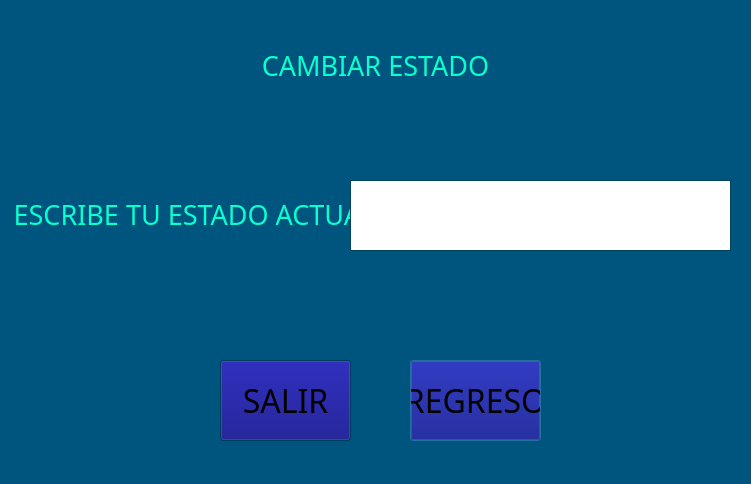
<?xml version="1.0" encoding="UTF-8"?>
<ui version="4.0">
 <class>ayuda</class>
 <widget class="QDialog" name="ayuda">
  <property name="geometry">
   <rect>
    <x>0</x>
    <y>0</y>
    <width>751</width>
    <height>484</height>
   </rect>
  </property>
  <property name="palette">
   <palette>
    <active>
     <colorrole role="WindowText">
      <brush brushstyle="SolidPattern">
       <color alpha="255">
        <red>10</red>
        <green>255</green>
        <blue>206</blue>
       </color>
      </brush>
     </colorrole>
     <colorrole role="Button">
      <brush brushstyle="SolidPattern">
       <color alpha="255">
        <red>0</red>
        <green>0</green>
        <blue>127</blue>
       </color>
      </brush>
     </colorrole>
     <colorrole role="Text">
      <brush brushstyle="SolidPattern">
       <color alpha="255">
        <red>10</red>
        <green>255</green>
        <blue>206</blue>
       </color>
      </brush>
     </colorrole>
     <colorrole role="ButtonText">
      <brush brushstyle="SolidPattern">
       <color alpha="255">
        <red>10</red>
        <green>255</green>
        <blue>206</blue>
       </color>
      </brush>
     </colorrole>
     <colorrole role="Base">
      <brush brushstyle="SolidPattern">
       <color alpha="255">
        <red>0</red>
        <green>85</green>
        <blue>127</blue>
       </color>
      </brush>
     </colorrole>
     <colorrole role="Window">
      <brush brushstyle="SolidPattern">
       <color alpha="255">
        <red>0</red>
        <green>85</green>
        <blue>127</blue>
       </color>
      </brush>
     </colorrole>
     <colorrole role="PlaceholderText">
      <brush brushstyle="SolidPattern">
       <color alpha="128">
        <red>10</red>
        <green>255</green>
        <blue>206</blue>
       </color>
      </brush>
     </colorrole>
    </active>
    <inactive>
     <colorrole role="WindowText">
      <brush brushstyle="SolidPattern">
       <color alpha="255">
        <red>10</red>
        <green>255</green>
        <blue>206</blue>
       </color>
      </brush>
     </colorrole>
     <colorrole role="Button">
      <brush brushstyle="SolidPattern">
       <color alpha="255">
        <red>0</red>
        <green>0</green>
        <blue>127</blue>
       </color>
      </brush>
     </colorrole>
     <colorrole role="Text">
      <brush brushstyle="SolidPattern">
       <color alpha="255">
        <red>10</red>
        <green>255</green>
        <blue>206</blue>
       </color>
      </brush>
     </colorrole>
     <colorrole role="ButtonText">
      <brush brushstyle="SolidPattern">
       <color alpha="255">
        <red>10</red>
        <green>255</green>
        <blue>206</blue>
       </color>
      </brush>
     </colorrole>
     <colorrole role="Base">
      <brush brushstyle="SolidPattern">
       <color alpha="255">
        <red>0</red>
        <green>85</green>
        <blue>127</blue>
       </color>
      </brush>
     </colorrole>
     <colorrole role="Window">
      <brush brushstyle="SolidPattern">
       <color alpha="255">
        <red>0</red>
        <green>85</green>
        <blue>127</blue>
       </color>
      </brush>
     </colorrole>
     <colorrole role="PlaceholderText">
      <brush brushstyle="SolidPattern">
       <color alpha="128">
        <red>10</red>
        <green>255</green>
        <blue>206</blue>
       </color>
      </brush>
     </colorrole>
    </inactive>
    <disabled>
     <colorrole role="WindowText">
      <brush brushstyle="SolidPattern">
       <color alpha="255">
        <red>120</red>
        <green>120</green>
        <blue>120</blue>
       </color>
      </brush>
     </colorrole>
     <colorrole role="Button">
      <brush brushstyle="SolidPattern">
       <color alpha="255">
        <red>0</red>
        <green>0</green>
        <blue>127</blue>
       </color>
      </brush>
     </colorrole>
     <colorrole role="Text">
      <brush brushstyle="SolidPattern">
       <color alpha="255">
        <red>120</red>
        <green>120</green>
        <blue>120</blue>
       </color>
      </brush>
     </colorrole>
     <colorrole role="ButtonText">
      <brush brushstyle="SolidPattern">
       <color alpha="255">
        <red>120</red>
        <green>120</green>
        <blue>120</blue>
       </color>
      </brush>
     </colorrole>
     <colorrole role="Base">
      <brush brushstyle="SolidPattern">
       <color alpha="255">
        <red>0</red>
        <green>85</green>
        <blue>127</blue>
       </color>
      </brush>
     </colorrole>
     <colorrole role="Window">
      <brush brushstyle="SolidPattern">
       <color alpha="255">
        <red>0</red>
        <green>85</green>
        <blue>127</blue>
       </color>
      </brush>
     </colorrole>
     <colorrole role="PlaceholderText">
      <brush brushstyle="SolidPattern">
       <color alpha="128">
        <red>0</red>
        <green>0</green>
        <blue>0</blue>
       </color>
      </brush>
     </colorrole>
    </disabled>
   </palette>
  </property>
  <property name="font">
   <font>
    <family>Agency FB</family>
    <pointsize>24</pointsize>
   </font>
  </property>
  <property name="cursor">
   <cursorShape>CrossCursor</cursorShape>
  </property>
  <property name="contextMenuPolicy">
   <enum>Qt::DefaultContextMenu</enum>
  </property>
  <property name="windowTitle">
   <string>Dialog</string>
  </property>
  <widget class="QWidget" name="verticalLayoutWidget">
   <property name="geometry">
    <rect>
     <x>0</x>
     <y>0</y>
     <width>751</width>
     <height>131</height>
    </rect>
   </property>
   <layout class="QVBoxLayout" name="verticalLayout_2">
    <item>
     <widget class="QLabel" name="label_2">
      <property name="sizePolicy">
       <sizepolicy hsizetype="Preferred" vsizetype="Preferred">
        <horstretch>50</horstretch>
        <verstretch>50</verstretch>
       </sizepolicy>
      </property>
      <property name="minimumSize">
       <size>
        <width>50</width>
        <height>50</height>
       </size>
      </property>
      <property name="font">
       <font>
        <family>Agency FB</family>
        <pointsize>20</pointsize>
       </font>
      </property>
      <property name="cursor">
       <cursorShape>CrossCursor</cursorShape>
      </property>
      <property name="frameShape">
       <enum>QFrame::NoFrame</enum>
      </property>
      <property name="frameShadow">
       <enum>QFrame::Plain</enum>
      </property>
      <property name="lineWidth">
       <number>1200</number>
      </property>
      <property name="midLineWidth">
       <number>20</number>
      </property>
      <property name="text">
       <string>&lt;html&gt;&lt;head/&gt;&lt;body&gt;&lt;p align=&quot;center&quot;&gt;CAMBIAR ESTADO&lt;/p&gt;&lt;/body&gt;&lt;/html&gt;</string>
      </property>
      <property name="alignment">
       <set>Qt::AlignCenter</set>
      </property>
      <property name="wordWrap">
       <bool>true</bool>
      </property>
     </widget>
    </item>
   </layout>
  </widget>
  <widget class="QPushButton" name="pushButton_2">
   <property name="geometry">
    <rect>
     <x>410</x>
     <y>360</y>
     <width>131</width>
     <height>81</height>
    </rect>
   </property>
   <property name="palette">
    <palette>
     <active>
      <colorrole role="Button">
       <brush brushstyle="SolidPattern">
        <color alpha="255">
         <red>0</red>
         <green>0</green>
         <blue>127</blue>
        </color>
       </brush>
      </colorrole>
      <colorrole role="ButtonText">
       <brush brushstyle="SolidPattern">
        <color alpha="255">
         <red>14</red>
         <green>255</green>
         <blue>175</blue>
        </color>
       </brush>
      </colorrole>
      <colorrole role="Base">
       <brush brushstyle="SolidPattern">
        <color alpha="255">
         <red>0</red>
         <green>0</green>
         <blue>127</blue>
        </color>
       </brush>
      </colorrole>
      <colorrole role="ToolTipBase">
       <brush brushstyle="SolidPattern">
        <color alpha="255">
         <red>0</red>
         <green>0</green>
         <blue>127</blue>
        </color>
       </brush>
      </colorrole>
     </active>
     <inactive>
      <colorrole role="Button">
       <brush brushstyle="SolidPattern">
        <color alpha="255">
         <red>0</red>
         <green>0</green>
         <blue>127</blue>
        </color>
       </brush>
      </colorrole>
      <colorrole role="ButtonText">
       <brush brushstyle="SolidPattern">
        <color alpha="255">
         <red>0</red>
         <green>0</green>
         <blue>0</blue>
        </color>
       </brush>
      </colorrole>
      <colorrole role="Base">
       <brush brushstyle="SolidPattern">
        <color alpha="255">
         <red>0</red>
         <green>0</green>
         <blue>127</blue>
        </color>
       </brush>
      </colorrole>
      <colorrole role="ToolTipBase">
       <brush brushstyle="SolidPattern">
        <color alpha="255">
         <red>0</red>
         <green>0</green>
         <blue>127</blue>
        </color>
       </brush>
      </colorrole>
     </inactive>
     <disabled>
      <colorrole role="Button">
       <brush brushstyle="SolidPattern">
        <color alpha="255">
         <red>0</red>
         <green>0</green>
         <blue>127</blue>
        </color>
       </brush>
      </colorrole>
      <colorrole role="ButtonText">
       <brush brushstyle="SolidPattern">
        <color alpha="255">
         <red>10</red>
         <green>255</green>
         <blue>206</blue>
        </color>
       </brush>
      </colorrole>
      <colorrole role="Base">
       <brush brushstyle="SolidPattern">
        <color alpha="255">
         <red>0</red>
         <green>85</green>
         <blue>127</blue>
        </color>
       </brush>
      </colorrole>
      <colorrole role="ToolTipBase">
       <brush brushstyle="SolidPattern">
        <color alpha="255">
         <red>0</red>
         <green>0</green>
         <blue>127</blue>
        </color>
       </brush>
      </colorrole>
     </disabled>
    </palette>
   </property>
   <property name="font">
    <font>
     <family>Agency FB</family>
     <pointsize>24</pointsize>
    </font>
   </property>
   <property name="cursor">
    <cursorShape>CrossCursor</cursorShape>
   </property>
   <property name="text">
    <string>REGRESO</string>
   </property>
   <property name="icon">
    <iconset>
     <normaloff>salir.png</normaloff>salir.png</iconset>
   </property>
   <property name="iconSize">
    <size>
     <width>40</width>
     <height>40</height>
    </size>
   </property>
  </widget>
  <widget class="QPushButton" name="pushButton">
   <property name="geometry">
    <rect>
     <x>220</x>
     <y>360</y>
     <width>131</width>
     <height>81</height>
    </rect>
   </property>
   <property name="palette">
    <palette>
     <active>
      <colorrole role="Button">
       <brush brushstyle="SolidPattern">
        <color alpha="255">
         <red>0</red>
         <green>0</green>
         <blue>127</blue>
        </color>
       </brush>
      </colorrole>
      <colorrole role="ButtonText">
       <brush brushstyle="SolidPattern">
        <color alpha="255">
         <red>14</red>
         <green>255</green>
         <blue>175</blue>
        </color>
       </brush>
      </colorrole>
      <colorrole role="Base">
       <brush brushstyle="SolidPattern">
        <color alpha="255">
         <red>0</red>
         <green>0</green>
         <blue>127</blue>
        </color>
       </brush>
      </colorrole>
      <colorrole role="ToolTipBase">
       <brush brushstyle="SolidPattern">
        <color alpha="255">
         <red>0</red>
         <green>0</green>
         <blue>127</blue>
        </color>
       </brush>
      </colorrole>
     </active>
     <inactive>
      <colorrole role="Button">
       <brush brushstyle="SolidPattern">
        <color alpha="255">
         <red>0</red>
         <green>0</green>
         <blue>127</blue>
        </color>
       </brush>
      </colorrole>
      <colorrole role="ButtonText">
       <brush brushstyle="SolidPattern">
        <color alpha="255">
         <red>0</red>
         <green>0</green>
         <blue>0</blue>
        </color>
       </brush>
      </colorrole>
      <colorrole role="Base">
       <brush brushstyle="SolidPattern">
        <color alpha="255">
         <red>0</red>
         <green>0</green>
         <blue>127</blue>
        </color>
       </brush>
      </colorrole>
      <colorrole role="ToolTipBase">
       <brush brushstyle="SolidPattern">
        <color alpha="255">
         <red>0</red>
         <green>0</green>
         <blue>127</blue>
        </color>
       </brush>
      </colorrole>
     </inactive>
     <disabled>
      <colorrole role="Button">
       <brush brushstyle="SolidPattern">
        <color alpha="255">
         <red>0</red>
         <green>0</green>
         <blue>127</blue>
        </color>
       </brush>
      </colorrole>
      <colorrole role="ButtonText">
       <brush brushstyle="SolidPattern">
        <color alpha="255">
         <red>10</red>
         <green>255</green>
         <blue>206</blue>
        </color>
       </brush>
      </colorrole>
      <colorrole role="Base">
       <brush brushstyle="SolidPattern">
        <color alpha="255">
         <red>0</red>
         <green>85</green>
         <blue>127</blue>
        </color>
       </brush>
      </colorrole>
      <colorrole role="ToolTipBase">
       <brush brushstyle="SolidPattern">
        <color alpha="255">
         <red>0</red>
         <green>0</green>
         <blue>127</blue>
        </color>
       </brush>
      </colorrole>
     </disabled>
    </palette>
   </property>
   <property name="font">
    <font>
     <family>Agency FB</family>
     <pointsize>24</pointsize>
    </font>
   </property>
   <property name="cursor">
    <cursorShape>CrossCursor</cursorShape>
   </property>
   <property name="text">
    <string>SALIR</string>
   </property>
   <property name="icon">
    <iconset>
     <normaloff>salir.png</normaloff>salir.png</iconset>
   </property>
   <property name="iconSize">
    <size>
     <width>40</width>
     <height>40</height>
    </size>
   </property>
  </widget>
  <widget class="QLabel" name="label_3">
   <property name="geometry">
    <rect>
     <x>-180</x>
     <y>150</y>
     <width>749</width>
     <height>129</height>
    </rect>
   </property>
   <property name="sizePolicy">
    <sizepolicy hsizetype="Preferred" vsizetype="Preferred">
     <horstretch>50</horstretch>
     <verstretch>50</verstretch>
    </sizepolicy>
   </property>
   <property name="minimumSize">
    <size>
     <width>50</width>
     <height>50</height>
    </size>
   </property>
   <property name="font">
    <font>
     <family>Agency FB</family>
     <pointsize>20</pointsize>
    </font>
   </property>
   <property name="cursor">
    <cursorShape>CrossCursor</cursorShape>
   </property>
   <property name="frameShape">
    <enum>QFrame::NoFrame</enum>
   </property>
   <property name="frameShadow">
    <enum>QFrame::Plain</enum>
   </property>
   <property name="lineWidth">
    <number>1200</number>
   </property>
   <property name="midLineWidth">
    <number>20</number>
   </property>
   <property name="text">
    <string>&lt;html&gt;&lt;head/&gt;&lt;body&gt;&lt;p align=&quot;center&quot;&gt;ESCRIBE TU ESTADO ACTUAL&lt;/p&gt;&lt;/body&gt;&lt;/html&gt;</string>
   </property>
   <property name="alignment">
    <set>Qt::AlignCenter</set>
   </property>
   <property name="wordWrap">
    <bool>true</bool>
   </property>
  </widget>
  <widget class="QPlainTextEdit" name="plainTextEdit">
   <property name="geometry">
    <rect>
     <x>350</x>
     <y>180</y>
     <width>381</width>
     <height>71</height>
    </rect>
   </property>
   <property name="palette">
    <palette>
     <active>
      <colorrole role="Base">
       <brush brushstyle="SolidPattern">
        <color alpha="255">
         <red>255</red>
         <green>255</green>
         <blue>255</blue>
        </color>
       </brush>
      </colorrole>
     </active>
     <inactive>
      <colorrole role="Base">
       <brush brushstyle="SolidPattern">
        <color alpha="255">
         <red>255</red>
         <green>255</green>
         <blue>255</blue>
        </color>
       </brush>
      </colorrole>
     </inactive>
     <disabled>
      <colorrole role="Base">
       <brush brushstyle="SolidPattern">
        <color alpha="255">
         <red>0</red>
         <green>85</green>
         <blue>127</blue>
        </color>
       </brush>
      </colorrole>
     </disabled>
    </palette>
   </property>
   <property name="cursor" stdset="0">
    <cursorShape>IBeamCursor</cursorShape>
   </property>
   <property name="verticalScrollBarPolicy">
    <enum>Qt::ScrollBarAlwaysOff</enum>
   </property>
   <property name="horizontalScrollBarPolicy">
    <enum>Qt::ScrollBarAlwaysOff</enum>
   </property>
   <property name="sizeAdjustPolicy">
    <enum>QAbstractScrollArea::AdjustIgnored</enum>
   </property>
   <property name="tabChangesFocus">
    <bool>false</bool>
   </property>
   <property name="documentTitle">
    <string/>
   </property>
   <property name="readOnly">
    <bool>false</bool>
   </property>
   <property name="plainText">
    <string/>
   </property>
   <property name="tabStopWidth">
    <number>10</number>
   </property>
  </widget>
 </widget>
 <resources/>
 <connections/>
</ui>
